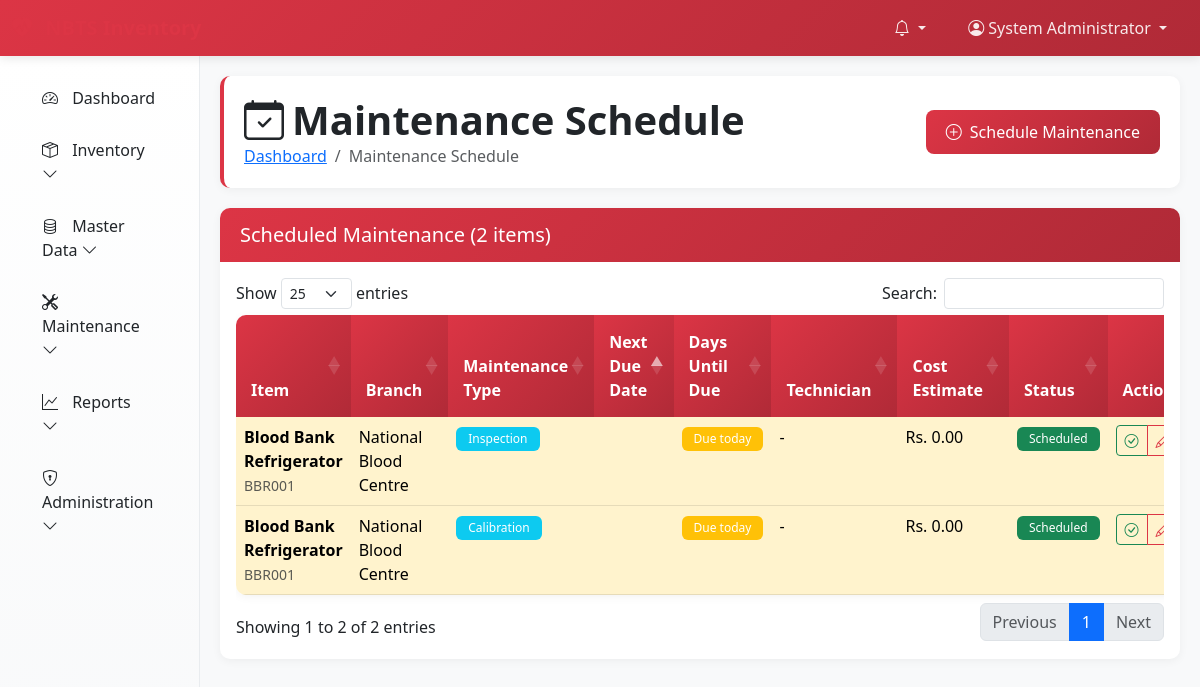
Screenshot of /pages/maintenance/schedule.php (signed in) with the database file from the repository.
### tables this page shows
CREATE TABLE IF NOT EXISTS `maintenance_schedules` (
  `id` int NOT NULL AUTO_INCREMENT,
  `inventory_id` int NOT NULL,
  `maintenance_type` enum('preventive','calibration','repair','inspection') NOT NULL,
  `description` text NOT NULL,
  `frequency_days` int NOT NULL DEFAULT '365',
  `last_maintenance_date` date DEFAULT NULL,
  `next_maintenance_date` date NOT NULL,
  `assigned_technician` varchar(100) DEFAULT NULL,
  `cost_estimate` decimal(10,2) DEFAULT '0.00',
  `status` enum('scheduled','overdue','completed','cancelled') NOT NULL DEFAULT 'scheduled',
  `notes` text,
  `created_at` timestamp NULL DEFAULT CURRENT_TIMESTAMP,
  `updated_at` timestamp NULL DEFAULT CURRENT_TIMESTAMP ON UPDATE CURRENT_TIMESTAMP,
  PRIMARY KEY (`id`),
  KEY `inventory_id` (`inventory_id`),
  KEY `idx_next_maintenance` (`next_maintenance_date`),
  KEY `idx_status` (`status`)
);

CREATE TABLE IF NOT EXISTS `items` (
  `id` int NOT NULL AUTO_INCREMENT,
  `name` varchar(200) NOT NULL,
  `code` varchar(50) NOT NULL,
  `category_id` int NOT NULL,
  `brand` varchar(100) DEFAULT NULL,
  `model` varchar(100) DEFAULT NULL,
  `description` text,
  `unit_of_measure` varchar(20) DEFAULT 'pcs',
  `unit_cost` decimal(10,2) DEFAULT '0.00',
  `reorder_level` int DEFAULT '0',
  `qr_code` varchar(255) DEFAULT NULL,
  `is_active` tinyint(1) NOT NULL DEFAULT '1',
  `created_at` timestamp NULL DEFAULT CURRENT_TIMESTAMP,
  `updated_at` timestamp NULL DEFAULT CURRENT_TIMESTAMP ON UPDATE CURRENT_TIMESTAMP,
  PRIMARY KEY (`id`),
  UNIQUE KEY `code` (`code`),
  KEY `category_id` (`category_id`)
);

CREATE TABLE IF NOT EXISTS `branches` (
  `id` int NOT NULL AUTO_INCREMENT,
  `name` varchar(100) NOT NULL,
  `code` varchar(20) NOT NULL,
  `address` text NOT NULL,
  `city` varchar(50) NOT NULL,
  `district` varchar(50) NOT NULL,
  `phone` varchar(20) DEFAULT NULL,
  `email` varchar(100) DEFAULT NULL,
  `manager_name` varchar(100) DEFAULT NULL,
  `is_active` tinyint(1) NOT NULL DEFAULT '1',
  `created_at` timestamp NULL DEFAULT CURRENT_TIMESTAMP,
  `updated_at` timestamp NULL DEFAULT CURRENT_TIMESTAMP ON UPDATE CURRENT_TIMESTAMP,
  PRIMARY KEY (`id`),
  UNIQUE KEY `code` (`code`)
);

### config/database.php (called while the page is built, shortened)
<?php
function getDatabaseConnection() {
    static $connection = null;
    if ($connection === null) {
        try {
            $connection = new mysqli(DB_HOST, DB_USERNAME, DB_PASSWORD, DB_NAME);
            $connection->set_charset(DB_CHARSET);
            $connection->query("SET time_zone = '+05:30'");
        } catch (Exception $e) {
            error_log("Database connection error: " . $e->getMessage());
            die("Database connection failed. Please check configuration.");
        }
    }
    return $connection;
}
function executeQuery($query, $params = [], $types = '') {
    $conn = getDatabaseConnection();
    $stmt = $conn->prepare($query);
    if (!empty($params)) {
        $stmt->bind_param($types, ...$params);
    }
    $result = $stmt->execute();
    return $stmt;
}
function fetchAll($query, $params = [], $types = '') {
    $stmt = executeQuery($query, $params, $types);
    $result = $stmt->get_result();
    return $result->fetch_all(MYSQLI_ASSOC);
}
?>

### config/config.php (called while the page is built, shortened)
<?php
require_once 'database.php';
function formatCurrency($amount) {
    $amount = is_numeric($amount) ? $amount : 0;
    return 'Rs. ' . number_format($amount, 2);
}
?>

### pages/maintenance/schedule.php (the view, shortened to what this page needs)
<?php
require_once '../../config/config.php';
$schedules_query = "
    SELECT ms.*, i.name as item_name, i.code as item_code, b.name as branch_name,
           inv.serial_number, inv.location,
           DATEDIFF(ms.next_maintenance_date, CURDATE()) as days_until_due
    FROM maintenance_schedules ms
    JOIN inventory inv ON ms.inventory_id = inv.id
    JOIN items i ON inv.item_id = i.id
    JOIN branches b ON inv.branch_id = b.id
    WHERE ms.status IN ('scheduled', 'overdue')
";
$params = [];
$types = '';
$schedules_query .= " ORDER BY ms.next_maintenance_date ASC";
$schedules = fetchAll($schedules_query, $params, $types);
include '../../includes/header.php';
?>
<div class="page-header fade-in">
    <div class="d-flex justify-content-between align-items-center">
        <div>
            <h1><i class="bi bi-calendar-check me-2"></i>Maintenance Schedule</h1>
            <nav aria-label="breadcrumb">
                <ol class="breadcrumb">
                    <li class="breadcrumb-item"><a href="<?php echo BASE_URL; ?>/pages/dashboard.php">Dashboard</a></li>
                    <li class="breadcrumb-item active">Maintenance Schedule</li>
                </ol>
            </nav>
        </div>
        <div>
            <button type="button" class="btn btn-primary" data-bs-toggle="modal" data-bs-target="#scheduleModal" onclick="openAddModal()">
                <i class="bi bi-plus-circle me-2"></i>Schedule Maintenance
            </button>
        </div>
    </div>
</div>
<div class="card fade-in">
    <div class="card-header">
        <h5 class="mb-0">Scheduled Maintenance (<?php echo count($schedules); ?> items)</h5>
    </div>
    <div class="card-body">
        <div class="table-responsive">
            <table class="table table-hover" id="schedulesTable">
                <thead>
                    <tr>
                        <th>Item</th>
                        <th>Branch</th>
                        <th>Maintenance Type</th>
                        <th>Next Due Date</th>
                        <th>Days Until Due</th>
                        <th>Technician</th>
                        <th>Cost Estimate</th>
                        <th>Status</th>
                        <th>Actions</th>
                    </tr>
                </thead>
                <tbody>
                    <?php foreach ($schedules as $schedule): ?>
                        <tr class="<?php echo $schedule['days_until_due'] < 0 ? 'table-danger' : ($schedule['days_until_due'] <= 7 ? 'table-warning' : ''); ?>">
                            <td>
                                <div>
                                    <strong><?php echo htmlspecialchars($schedule['item_name']); ?></strong><br>
                                    <small class="text-muted"><?php echo htmlspecialchars($schedule['item_code']); ?></small>
                                </div>
                            </td>
                            <td><?php echo htmlspecialchars($schedule['branch_name']); ?></td>
                            <td>
                                <span class="badge bg-info">
                                    <?php echo ucfirst($schedule['maintenance_type']); ?>
                                </span>
                            </td>
                            <td><?php echo formatDate($schedule['next_maintenance_date']); ?></td>
                            <td>
                                <?php if ($schedule['days_until_due'] < 0): ?>
                                    <span class="badge bg-danger"><?php echo abs($schedule['days_until_due']); ?> days overdue</span>
                                <?php elseif ($schedule['days_until_due'] == 0): ?>
                                    <span class="badge bg-warning">Due today</span>
                                <?php elseif ($schedule['days_until_due'] <= 7): ?>
                                    <span class="badge bg-warning"><?php echo $schedule['days_until_due']; ?> days</span>
                                <?php else: ?>
                                    <span class="badge bg-success"><?php echo $schedule['days_until_due']; ?> days</span>
                                <?php endif; ?>
                            </td>
                            <td><?php echo htmlspecialchars($schedule['assigned_technician'] ?: '-'); ?></td>
                            <td><?php echo formatCurrency($schedule['cost_estimate']); ?></td>
                            <td>
                                <?php if ($schedule['days_until_due'] < 0): ?>
                                    <span class="badge bg-danger">Overdue</span>
                                <?php else: ?>
                                    <span class="badge bg-success">Scheduled</span>
                                <?php endif; ?>
                            </td>
                            <td>
                                <div class="btn-group" role="group">
                                    <button type="button" class="btn btn-sm btn-outline-success"
                                            onclick="openCompleteModal(<?php echo htmlspecialchars(json_encode($schedule)); ?>)" title="Complete">
                                        <i class="bi bi-check-circle"></i>
                                    </button>
                                    <button type="button" class="btn btn-sm btn-outline-primary"
                                            onclick="openEditModal(<?php echo htmlspecialchars(json_encode($schedule)); ?>)" title="Edit">
                                        <i class="bi bi-pencil"></i>
                                    </button>
                                </div>
                            </td>
                        </tr>
                    <?php endforeach; ?>
                </tbody>
            </table>
        </div>
    </div>
</div>
<?php
include '../../includes/footer.php';
?>

### includes/header.php (style rules this page uses)
:root { --nbts-primary: #dc3545; --nbts-secondary: #0d6efd; --nbts-success: #198754; --nbts-warning: #ffc107; --nbts-danger: #dc3545; --nbts-info: #0dcaf0; --nbts-light: #f8f9fa; --nbts-dark: #212529; }
.page-header { background: white; padding: 20px; border-radius: 10px; box-shadow: 0 2px 10px rgba(0,0,0,0.05); margin-bottom: 20px; border-left: 4px solid var(--nbts-primary); }
.page-header h1 { margin: 0; color: var(--nbts-dark); font-weight: 600; }
.page-header .breadcrumb { margin: 0; background: none; padding: 0; }
.card { border: none; border-radius: 10px; box-shadow: 0 2px 10px rgba(0,0,0,0.05); transition: transform 0.3s ease, box-shadow 0.3s ease; }
.card-header { background: linear-gradient(135deg, var(--nbts-primary), #b02a37); color: white; border-radius: 10px 10px 0 0 !important; padding: 15px 20px; border: none; font-weight: 600; }
.btn-primary { background: linear-gradient(135deg, var(--nbts-primary), #b02a37); border: none; border-radius: 8px; font-weight: 500; padding: 10px 20px; transition: all 0.3s ease; }
.btn-outline-primary { border-color: var(--nbts-primary); color: var(--nbts-primary); border-radius: 8px; font-weight: 500; transition: all 0.3s ease; }
.table { background: white; border-radius: 10px; overflow: hidden; box-shadow: 0 2px 10px rgba(0,0,0,0.05); }
.table thead th { background: linear-gradient(135deg, var(--nbts-primary), #b02a37); color: white; font-weight: 600; border: none; padding: 15px; }
.table tbody tr { transition: background-color 0.3s ease; }
.badge { font-weight: 500; border-radius: 6px; padding: 6px 12px; }
.fade-in { animation: fadeIn 0.5s ease-in-out; }

### rows the page displays
maintenance_schedules: items.name "Blood Bank Refrigerator", items.code "BBR001", branches.name "National Blood Centre", maintenance_type "Inspection", assigned_technician "-", cost_estimate "Rs. 0.00"
maintenance_schedules: items.name "Blood Bank Refrigerator", items.code "BBR001", branches.name "National Blood Centre", maintenance_type "Calibration", assigned_technician "-", cost_estimate "Rs. 0.00"

### other values shown
$_SESSION['user_name'] "System Administrator"
count($schedules) "2"
